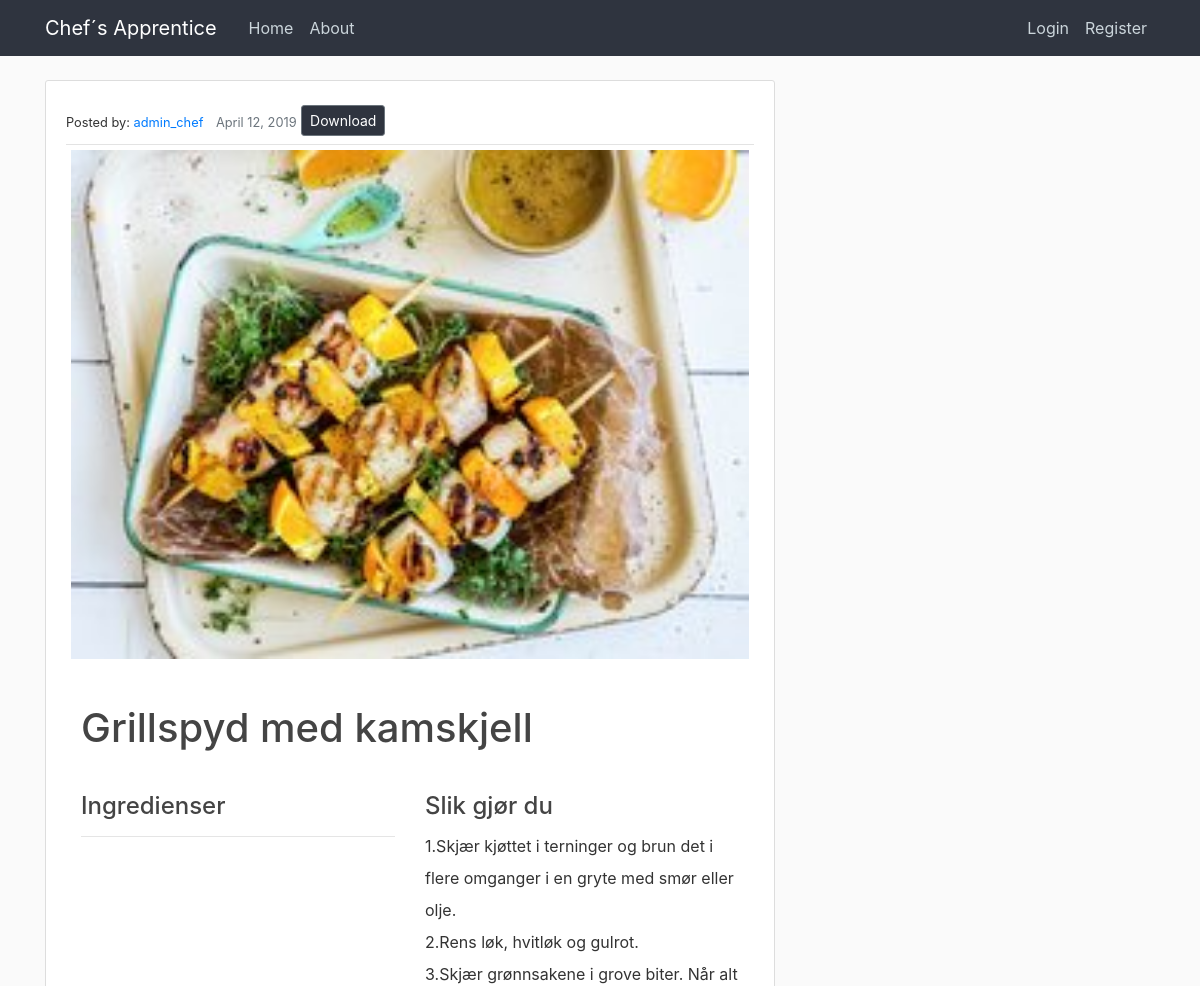
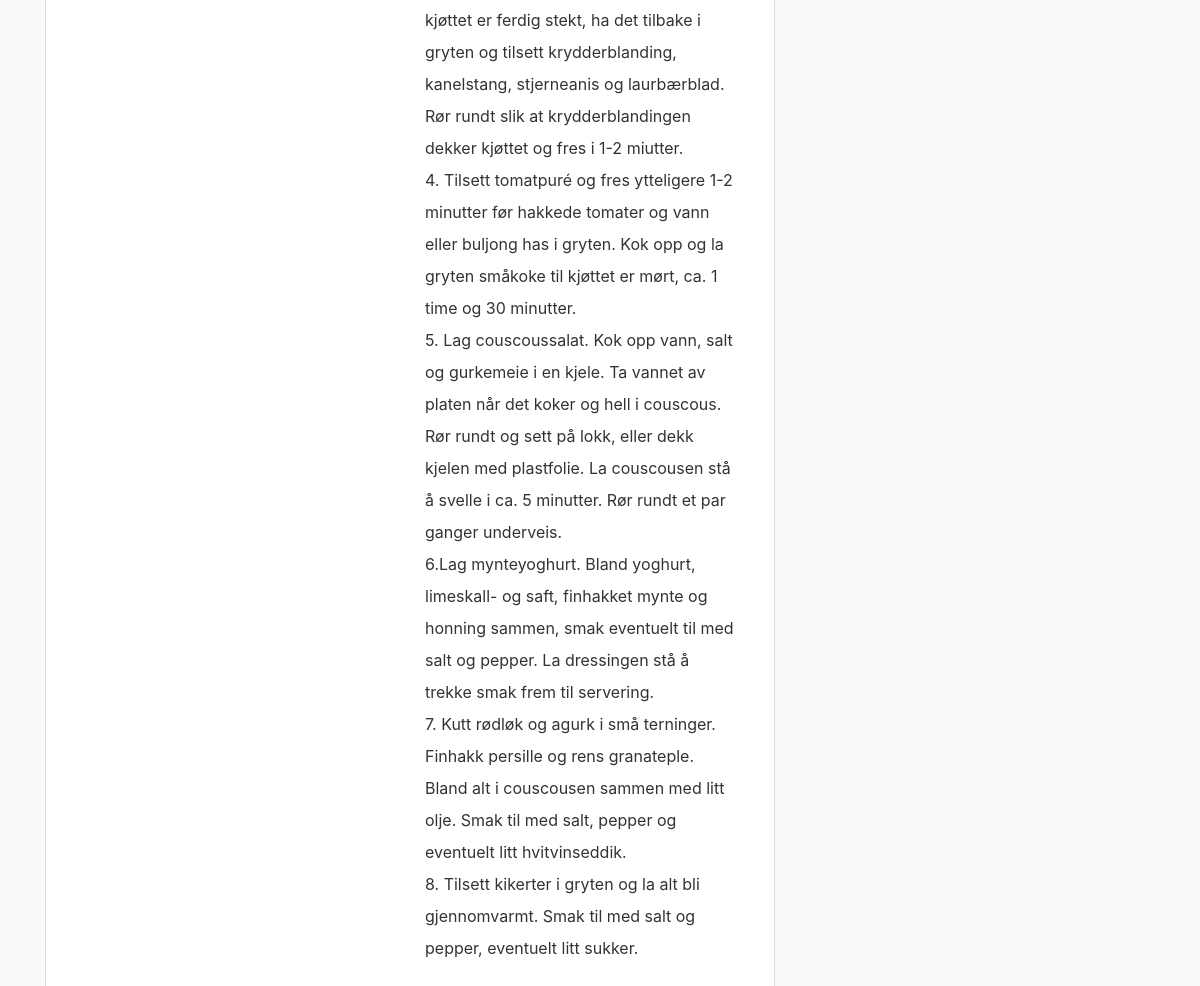
/Grillspyd med kamskjell/31, run on the app's committed database (2 pictures, top to bottom).
### chefs_apprentice/models.py (models this page shows, shortened)
class Recipe(models.Model):
    title = models.CharField(max_length=100)  # tenkt samme som tilhørende post
    ingredients = models.ManyToManyField(ChosenIngredient, blank=True, related_name='+')  # liste av ingrediensobjekter
    description = models.TextField()  # tenkt sammen med content i post
    date_posted = models.DateTimeField(
        default=timezone.now)  # DateTimeField(auto_now=True) ville satt datoen til akkurat nå
    author = models.ForeignKey(User,
                               on_delete=models.CASCADE)  # on_delete=models.CASCADE sier at hvis brukeren blir slettet vil postene også bli slettet
    image = models.ImageField(default='default.jpg', upload_to='food_pics')
    visible = models.BooleanField(default=True)
    NIVA = (
        ('E', 'Enkel'),
        ('M', 'Middels'),
        ('V', 'Vanskelig'),
    )
    TID = (
        ('L', 'Under 30 min'),
        ('M', 'Ca. 30-60 min'),
        ('S', 'Over 1 time'),
    )
    tid = models.CharField(default='L', max_length=1, choices=TID)
    niva = models.CharField(default='E', max_length=1, choices=NIVA)

### chefs_apprentice/views.py (the view)
# urls.py: path('<str:recipetitle>/<pk>', views.view_recipe, name="view_recipe"),
def view_recipe(request, pk, recipetitle):
    recipe = get_object_or_404(Recipe, pk=pk)
    ingredients = ChosenIngredient.objects.filter(recipe__title=recipe.title) # henter ut alle ingrediense
    context = {
        "recipe": recipe,
        "ingredients": ingredients,
    }
    return render(request, 'chefs_apprentice/recipe.html', context) # rendrer html templaten med innholdet hentet i denne funksjonen

### chefs_apprentice/templates/chefs_apprentice/recipe.html (shortened to what this page needs)
{% extends "chefs_apprentice/base.html" %}
{% block content%}
      <article class="media content-section">
        <div class="media-body">
          <div class="article-metadata">
            <small>Posted by: <a class="mr-2" href="profile">{{ recipe.author }}</a></small>
            <small class="text-muted">{{ recipe.date_posted|date:"F d, Y" }}</small>
              <a class="btn btn-secondary btn-sm mt-1 mb-2" href="{% url 'recipe-pdf' recipe.title recipe.id %}">Download</a>
          </div>
            <div class="container">
              <div class="row">
                <img class="recipe_image" src="{{ recipe.image.url }}" alt="#">
              </div>
              <h2 class="recipeview-title">{{ recipe.title }}</h2>
              <div class="row">
                <div class="col">
                  <h4 class="r-content"> Ingredienser <hr> </h4>
                </div>
                  <div class="col">
                    <h4 class="r-content">Slik gjør du</h4>
                    <p class="recipe_description">{{ recipe.description }}</p>
                  </div>
              </div>
            </div>
          </div>
        </div>
{% endblock content %}

### chefs_apprentice/static/chefs_apprentice/main.css (style rules this page uses)
body { background: #fafafa; color: #333333; margin-top: 5rem; }
h1, h2, h3, h4, h5, h6 { color: #444444; }
.content-section { background: #ffffff; padding: 20px; border: 1px solid #dddddd; border-radius: 3px; margin-bottom: 20px; }
.article-metadata { padding-bottom: 0; margin-bottom: 0; border-bottom: 1px solid #e3e3e3 }
.btn { background-color: #2F343F; color: white; }
.recipe_image { width: 100%; height:100%; padding:5px; margin-bottom:10px; }
.recipeview-title { font-size: 2.5rem; margin: 30px 0; color: #444444; }
.recipe_description { white-space: pre-line; margin: 10px 0; line-height: 2.0; }
.r-content { margin: 10px 0; }

### data on the page
Recipe: author "admin_chef", date_posted "April 12, 2019", image (picture), title "Grillspyd med kamskjell", description "1.Skjær kjøttet i terninger og brun det i flere omganger i en gryte med smør eller olje. 2.Rens løk, hvitløk og gulrot. 3.Skjær grønnsakene i grove biter. Når alt kjøttet er ferdig stekt, ha det tilbake i gryten og tilsett krydderblanding, kanelstang, stjerneanis og laurbærblad. Rør rundt slik at krydderblandingen dekker kjøttet og fres i 1-2 miutter. 4. Tilsett tomatpuré og fres ytteligere 1-2 minutter før hakkede tomater og vann eller buljong has i gryten. Kok opp og la gryten småkoke til kjøttet er mørt, ca. 1 time og 30 minutter. 5. Lag couscoussalat. Kok opp vann, salt og gurkemeie i en kjele. Ta vannet av platen når det koker og hell i couscous. Rør rundt og sett på lokk, eller dekk…"
